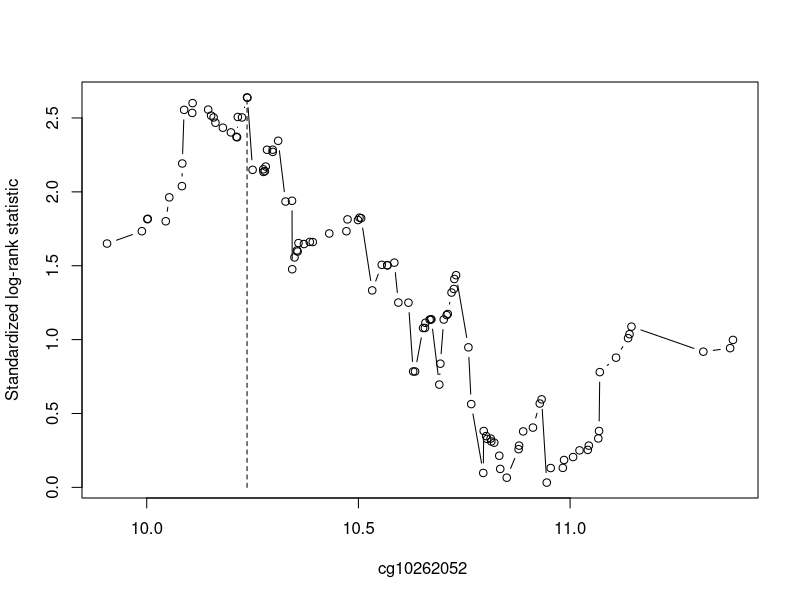
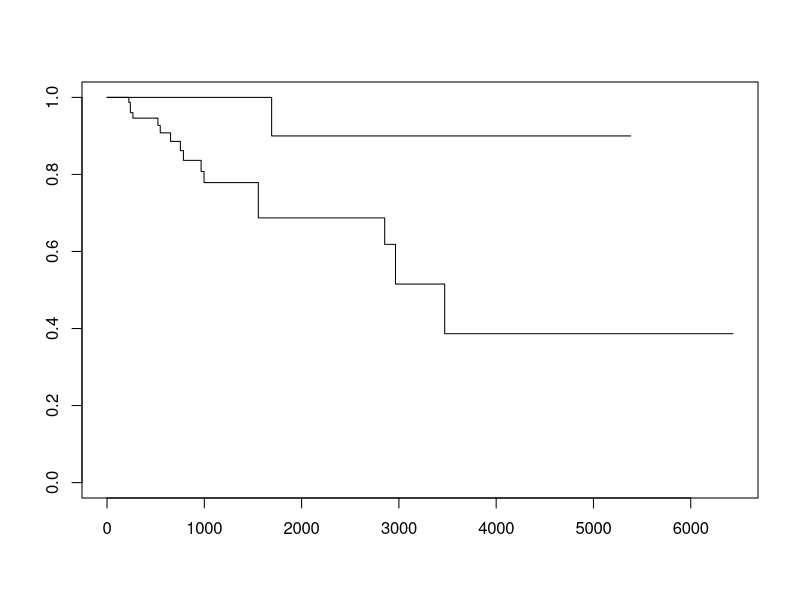

These figures' R source, in order: (Note: this script raises an error after producing the figures.)
library(survival)
library(ggplot2)
library(survminer)
library(grid)
library(mvtnorm)
library(stats4)
library(modeltools)
library(zoo)
library(strucchange)
library(sandwich)
library(party)
library(maxstat)

#generate OS of COPS5
setwd("~/jab1_cops5")
methy<-read.table("OS_COPS5.txt",header=TRUE)
stat <- maxstat.test(Surv(OS, OS_IND)~cg10262052, data=methy, smethod="LogRank", pmethod="exactGauss", abseps=0.01)
stat
plot(stat)#出来cutpoint， 代入下面一行的值
methygroup = ifelse(methy$cg10262052<=10.237, 0, 1)
methygroup = factor(methygroup)
levels(methygroup) = c("below 10.237", "above 10.237")
fit <- survfit(Surv(OS, OS_IND) ~ methygroup, data=methy)
fit
plot(fit)
survdiff(Surv(OS, OS_IND)~methygroup, data=methy)
out=coxph(Surv(OS, OS_IND)~methygroup, data=methy)
out
ggsurvplot(fit, pval=TRUE, legent.title="cg10262052",
           legend.labs=c("below cut-point", "above cut-point"),
           xlab="Time(days)", break.time.by=1000, main="TCGA LAML hMethyl 450 - cg10262052",
           legend="right", palette=c("#00BFC4", "#000000"))


#generate RFS of COPS5
methy<-read.table("RFS_COPS5.txt",header=TRUE)
stat <- maxstat.test(Surv(OS, OS_IND)~cg10262052, data=methy, smethod="LogRank", pmethod="exactGauss", abseps=0.01)
stat
plot(stat)#出来cutpoint， 代入下面一行的值
methygroup = ifelse(methy$cg10262052<=10.796, 0, 1)
methygroup = factor(methygroup)
levels(methygroup) = c("below 10.796", "above 10.796")
fit <- survfit(Surv(OS, OS_IND) ~ methygroup, data=methy)
fit
plot(fit)
survdiff(Surv(OS, OS_IND)~methygroup, data=methy)
out=coxph(Surv(OS, OS_IND)~methygroup, data=methy)
out
ggsurvplot(fit, pval=TRUE, legent.title="cg10262052",
           legend.labs=c("below cut-point", "above cut-point"),
           xlab="Time(days)", break.time.by=1000, main="TCGA LAML hMethyl 450 - cg10262052",
           legend="right", palette=c("#00BFC4", "#000000"))
